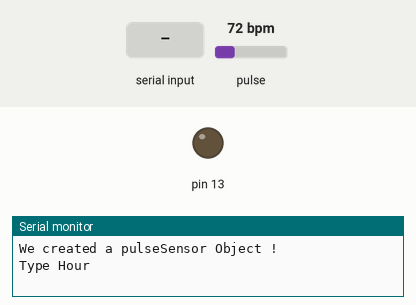
A sketch run on a simulated Arduino Uno, built with avr-gcc and run on an emulated ATmega328P. On the bench: output pins drawn as LEDs (lit = HIGH), the last lines printed to the serial monitor. Dashed ring = blinking. The test bench sets the inputs (shaded band); at power-on: pulse 72 bpm. The local clock reads 2024-03-15 10:24:30 at power-on unless the sketch sets it.

Above: at 3.8 s.
3.9 s: "ABC123\n" received over Serial
5.4 s: "90,45,200\n" received over Serial
6.9 s: "30,150,10\n" received over Serial
8.4 s: "30,150\n" received over Serial
At 8.51 s:
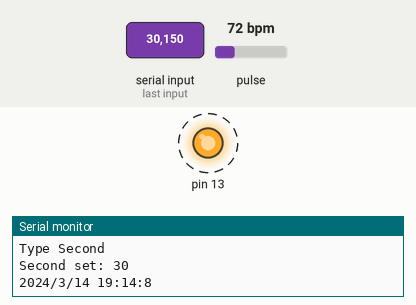
Timing chart, 0 to 12.4 s (numbered marks = the images above; inputs shaded):
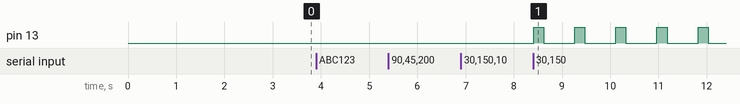

The sketch:

combined.ino
```cpp
#include <Wire.h>
#include "RTClib.h"

RTC_DS1307 rtc;

char daysOfTheWeek[7][12] = {"Sunday", "Monday", "Tuesday", "Wednesday", "Thursday", "Friday", "Saturday"};
#include "pitches.h"
// notes in the melody:
//int melody[] = {
//NOTE_C5, NOTE_D5, NOTE_E5, NOTE_F5, NOTE_G5, NOTE_A5, NOTE_B5, NOTE_C6};
int melody[] = {NOTE_FS5, NOTE_A5, NOTE_CS6, 0, NOTE_A5, 0, NOTE_FS5, NOTE_D5, NOTE_D5, NOTE_D5, 0, NOTE_CS5, NOTE_D5, NOTE_FS5, NOTE_A5, NOTE_CS6, 0, NOTE_A5, 0, NOTE_FS5, NOTE_E6, NOTE_DS6, NOTE_D6};
/*int melody[] =
  {NOTE_E6, NOTE_DS6,
  NOTE_E6, NOTE_DS6, NOTE_E6, NOTE_B5, NOTE_D6, NOTE_C6,
  NOTE_A5, 0, 0, NOTE_C5, NOTE_E5, NOTE_A5,
  NOTE_B5, 0, 0, NOTE_E5, NOTE_GS5, NOTE_B5,
  NOTE_C6, 0, 0, NOTE_E5, NOTE_E6, NOTE_DS6,
  NOTE_E6, NOTE_DS6, NOTE_E6, NOTE_B5, NOTE_D6, NOTE_C6,
  NOTE_A5, 0, 0, NOTE_C5, NOTE_E5, NOTE_A5,
  NOTE_B5, 0, 0, NOTE_D5, NOTE_C6, NOTE_B5,
  NOTE_A5
  };*/
int dur[] = {2, 1, 1, 1, 1, 1, 1, 1, 1, 1, 4, 1, 1, 1, 1, 1, 1, 1, 1, 1, 3, 1, 2};
int duration = 100; // 500 milliseconds
size_t size = sizeof(melody) / sizeof(melody[0]);


/*#include <Keypad.h>
//four rows
const byte ROWS = 4;
//four columns
const byte COLS = 4;
//define the cymbols on the buttons of the keypads
char hexaKeys[ROWS][COLS] = {
{'1','2','3','A'},
{'4','5','6','B'},
{'7','8','9','C'},
{'*','0','#','D'}
};
//connect to the row pinouts of the keypad
byte rowPins[ROWS] = {9, 8, 7, 6};
//connect to the column pinouts of the keypad
byte colPins[COLS] = {5, 4, 3, 2};
//initialize an instance of class NewKeypad
Keypad customKeypad = Keypad( makeKeymap(hexaKeys), rowPins, colPins, ROWS, COLS);
String password = "ABC123";
String input = "";*/

// Pulse Sensor

#define USE_ARDUINO_INTERRUPTS true    // Set-up low-level interrupts for most acurate BPM math.
#include <PulseSensorPlayground.h>     // Includes the PulseSensorPlayground Library.

//  Variables
const int PulseWire = 0;       // PulseSensor PURPLE WIRE connected to ANALOG PIN 0
const int LED13 = 13;          // The on-board Arduino LED, close to PIN 13.
int Threshold = 550;           // Determine which Signal to "count as a beat" and which to ignore.
                               // Use the "Gettting Started Project" to fine-tune Threshold Value beyond default setting.
                               // Otherwise leave the default "550" value.

PulseSensorPlayground pulseSensor;  // Creates an instance of the PulseSensorPlayground object called "pulseSensor"


int hour = 0;
int minute = 0;
int second = 0;
bool check = false;

void alarm_init(){
  Serial.println("Type Hour");
  while (!check){
    while (Serial.available() == 0) { }
    String hour_string = Serial.readStringUntil('\n');
    hour = hour_string.toInt();
    if (hour >= 0 && hour < 23){
      Serial.print("Hour set: ");
      Serial.println(hour);
      check = true;
    } else {
      Serial.println("Invalid input");
    }
  }
  check = false;

  Serial.println("Type Minute");
  while (!check){
    while (Serial.available() == 0) { }
    String min_string = Serial.readStringUntil('\n');
    minute = min_string.toInt();
    if (minute < 0 || minute > 59){
      Serial.println("Invalid input");
    } else {
      Serial.print("Minute set: ");
      Serial.println(minute);
      check = true;
    }
  }
  check = false;

  Serial.println("Type Second");
  while (!check){
    while (Serial.available() == 0) { }
    String sec_string = Serial.readStringUntil('\n');
    second = sec_string.toInt();
    if (second < 0 || second > 59){
      Serial.println("Invalid input");
    } else {
      Serial.print("Second set: ");
      Serial.println(second);
      check = true;
    }
  }
}


void setup ()
{
  Serial.begin(9600);
  delay(3000); // wait for console opening

  if (! rtc.begin()) {
    Serial.println("Couldn't find RTC");
    while (1);
  }

  if (!rtc.isrunning()) {
    Serial.println("RTC lost power, lets set the time!");

    // Comment out below lines once you set the date & time.
    // Following line sets the RTC to the date & time this sketch was compiled
    rtc.adjust(DateTime(F(__DATE__), F(__TIME__)));

    // Following line sets the RTC with an explicit date & time
    // for example to set January 27 2017 at 12:56 you would call:
    // rtc.adjust(DateTime(2017, 1, 27, 12, 56, 0));
  }

  // Configure the PulseSensor object, by assigning our variables to it.
  pulseSensor.analogInput(PulseWire);
  pulseSensor.blinkOnPulse(LED13);       //auto-magically blink Arduino's LED with heartbeat.
  pulseSensor.setThreshold(Threshold);

  // Double-check the "pulseSensor" object was created and "began" seeing a signal.
   if (pulseSensor.begin()) {
    Serial.println("We created a pulseSensor Object !");  //This prints one time at Arduino power-up,  or on Arduino reset.
  }

  alarm_init();
}

int past_sec = 0;
bool alarming = false;
int bpm_count = 0;

void loop () {
    DateTime now = rtc.now();

    // calculate a date which is 7 days & 30 seconds into the future
    DateTime future (now - TimeSpan(1,-9,10,30));

    if (past_sec != future.second()){
      //Serial.println("Future Date & Time (Now + 7days & 30s): ");
      Serial.print(future.year(), DEC);
      Serial.print('/');
      Serial.print(future.month(), DEC);
      Serial.print('/');
      Serial.print(future.day(), DEC);
      Serial.print(' ');
      Serial.print(future.hour(), DEC);
      Serial.print(':');
      Serial.print(future.minute(), DEC);
      Serial.print(':');
      Serial.print(future.second(), DEC);
      Serial.println();
      past_sec = future.second();
    }

    if (alarming && (future.second() + 60 - second) % 15 == 0){
      Serial.println();
      Serial.println("ALARM!!");
      Serial.println();
      for (int thisNote = 0; thisNote < size; thisNote++) {
        // pin8 output the voice, every scale is 0.5 sencond
        tone(11, melody[thisNote], dur[thisNote] * 100);
        // Output the voice after several minutes
        delay(dur[thisNote]*200);
        //delay(250);
      }
    }

    if (future.hour() == hour && future.minute() == minute && future.second() == second){
      alarming = true;
    }

    int myBPM = pulseSensor.getBeatsPerMinute();  // Calls function on our pulseSensor object that returns BPM as an "int".
                                               // "myBPM" hold this BPM value now.

    if (pulseSensor.sawStartOfBeat() && alarming) {            // Constantly test to see if "a beat happened".
      Serial.println("♥  A HeartBeat Happened ! "); // If test is "true", print a message "a heartbeat happened".
      Serial.print("BPM: ");                        // Print phrase "BPM: "
      Serial.println(myBPM);                        // Print the value inside of myBPM.
      if (myBPM > 70){
        bpm_count++;
      }
      else {
        bpm_count = 0;
      }
    }

    if (bpm_count > 10){
      alarming = false;
    }

    delay(20);                    // considered best practice in a simple sketch.
/*
    char customKey = customKeypad.getKey();

    if (customKey){
      if (customKey == '*'){
        input = "";
      }
      else {
        input += customKey;
        Serial.println(input);
      }
    }

    if (input == password){
      Serial.println("Unlocked!");
    }*/

}
```

pitches.h
```cpp
#define NOTE_B0  31
#define NOTE_C1  33
#define NOTE_CS1 35
#define NOTE_D1  37
#define NOTE_DS1 39
#define NOTE_E1  41
#define NOTE_F1  44
#define NOTE_FS1 46
#define NOTE_G1  49
#define NOTE_GS1 52
#define NOTE_A1  55
#define NOTE_AS1 58
#define NOTE_B1  62
#define NOTE_C2  65
#define NOTE_CS2 69
#define NOTE_D2  73
#define NOTE_DS2 78
#define NOTE_E2  82
#define NOTE_F2  87
#define NOTE_FS2 93
#define NOTE_G2  98
#define NOTE_GS2 104
#define NOTE_A2  110
#define NOTE_AS2 117
#define NOTE_B2  123
#define NOTE_C3  131
#define NOTE_CS3 139
#define NOTE_D3  147
#define NOTE_DS3 156
#define NOTE_E3  165
#define NOTE_F3  175
#define NOTE_FS3 185
#define NOTE_G3  196
#define NOTE_GS3 208
#define NOTE_A3  220
#define NOTE_AS3 233
#define NOTE_B3  247
#define NOTE_C4  262
#define NOTE_CS4 277
#define NOTE_D4  294
#define NOTE_DS4 311
#define NOTE_E4  330
#define NOTE_F4  349
#define NOTE_FS4 370
#define NOTE_G4  392
#define NOTE_GS4 415
#define NOTE_A4  440
#define NOTE_AS4 466
#define NOTE_B4  494
#define NOTE_C5  523
#define NOTE_CS5 554
#define NOTE_D5  587
#define NOTE_DS5 622
#define NOTE_E5  659
#define NOTE_F5  698
#define NOTE_FS5 740
#define NOTE_G5  784
#define NOTE_GS5 831
#define NOTE_A5  880
#define NOTE_AS5 932
#define NOTE_B5  988
#define NOTE_C6  1047
#define NOTE_CS6 1109
#define NOTE_D6  1175
#define NOTE_DS6 1245
#define NOTE_E6  1319
#define NOTE_F6  1397
#define NOTE_FS6 1480
#define NOTE_G6  1568
#define NOTE_GS6 1661
#define NOTE_A6  1760
#define NOTE_AS6 1865
#define NOTE_B6  1976
#define NOTE_C7  2093
#define NOTE_CS7 2217
#define NOTE_D7  2349
#define NOTE_DS7 2489
#define NOTE_E7  2637
#define NOTE_F7  2794
#define NOTE_FS7 2960
#define NOTE_G7  3136
#define NOTE_GS7 3322
#define NOTE_A7  3520
#define NOTE_AS7 3729
#define NOTE_B7  3951
#define NOTE_C8  4186
#define NOTE_CS8 4435
#define NOTE_D8  4699
#define NOTE_DS8 4978
```

Measured:
- after the input at 8.4 s, pin 13: alternates HIGH for 0.21 s and LOW for 0.65 s, starting at once
